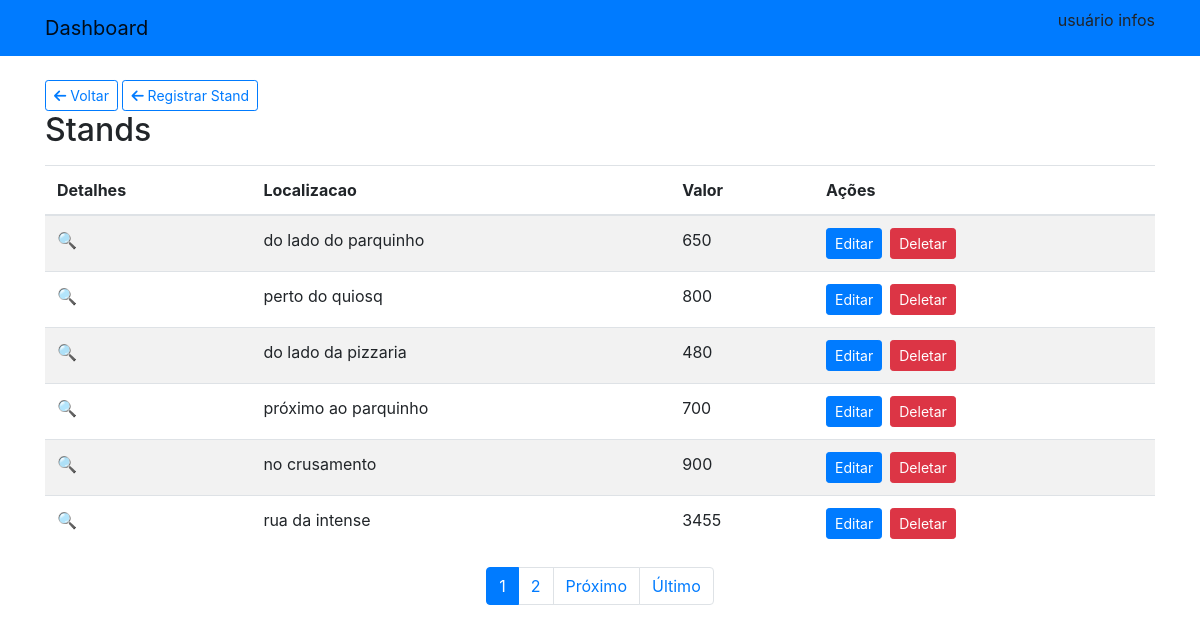
The page /stands/stands/ on the database its author committed.
### stands/models.py (models this page shows, shortened)
class Stand(models.Model):
    localizacao = models.CharField(max_length=160)
    cumprimento = models.IntegerField()
    largura = models.IntegerField()
    valor = models.IntegerField()
    imagem = models.ImageField(upload_to='media')

### stands/views.py (the view)
# urls.py: path('stands/', StandListView.as_view(), name='stands'),
class StandListView(ListView):
    model = Stand
    paginate_by = 6
    template_name = 'standlist.html'

### stands/templates/standlist.html (shortened to what this page needs)
{% extends 'base.html' %}
{% load bootstrap4 %}
{% block content %}
<div class="container mt-4">
    <a class="btn btn-outline-primary btn-sm" href="{% url 'home' %}">
        <i class="fas fa-arrow-left"></i> Voltar
    </a>
    <a class="btn btn-outline-primary btn-sm" href="{% url 'cria_stand' %}">
        <i class="fas fa-arrow-left"></i> Registrar Stand
    </a>
    <h2>Stands</h2>
    <table class="table table-striped mt-3">
        <thead class="thead-primary">
            <tr>
                <th>Detalhes</th>
                <th>Localizacao</th>
                <th>Valor</th>
                <th>Ações</th>
            </tr>
        </thead>
        <tbody>
            {% for item in object_list %}
            <tr>
                <td>
                    <a href="{% url 'stands_detail' item.pk %}">
                      &#128269;
                    </a>
                </td>
                <td>{{ item.localizacao }}</td>
                <td>{{ item.valor }}</td>
                <td>
                    <div class="d-flex align-items-center">
                        <a href="{% url 'update_stand' item.pk %}" class="btn btn-primary btn-sm mr-2">
                            Editar
                        </a>
                        <a href="{% url 'delete_stand' item.pk %}" class="btn btn-danger btn-sm">
                            Deletar
                    </a>
                    </div>
                </td>
            </tr>
            {% endfor %}
        </tbody>
    </table>
    <div class="row">
        <div class="col-lg-12">
            {% if page_obj.has_other_pages %}
                <nav>
                    <ul class="pagination justify-content-center">
                        {% for page_number in page_obj.paginator.page_range %}
                            {% if page_number <= page_obj.number|add:3 and page_number >= page_obj.number|add:-3 %}
                                {% if page_obj.number == page_number %}
                                    <li class="page-item active">
                                        <a class="page-link" href="?page={{ page_number }}">
                                            {{ page_number }}
                                        </a>
                                    </li>
                                {% else %}
                                    <li class="page-item">
                                        <a class="page-link" href="?page={{ page_number }}">
                                            {{ page_number }}
                                        </a>
                                    </li>
                                {% endif %}
                            {% endif %}
                        {% endfor %}
                        {% if page_obj.has_next %}
                            <li class="page-item">
                                <a class="page-link" href="?page={{ page_obj.next_page_number }}">
                                    Próximo
                                </a>
                            </li>
                            <li class="page-item">
                                <a class="page-link" href="?page={{ page_obj.paginator.num_pages }}">
                                    Último
                                </a>
                            </li>
                        {% endif %}
                    </ul>
                </nav>
            {% endif %}
        </div>
    </div>
</div>
{% endblock %}

### rows shown on the page
Stand: localizacao "do lado do parquinho", valor "650"
Stand: localizacao "perto do quiosq", valor "800"
Stand: localizacao "do lado da pizzaria", valor "480"
Stand: localizacao "próximo ao parquinho", valor "700"
Stand: localizacao "no crusamento", valor "900"
Stand: localizacao "rua da intense", valor "3455"

### other values the page prints
{{ page_number }} "1"
{{ page_number }} "2"
